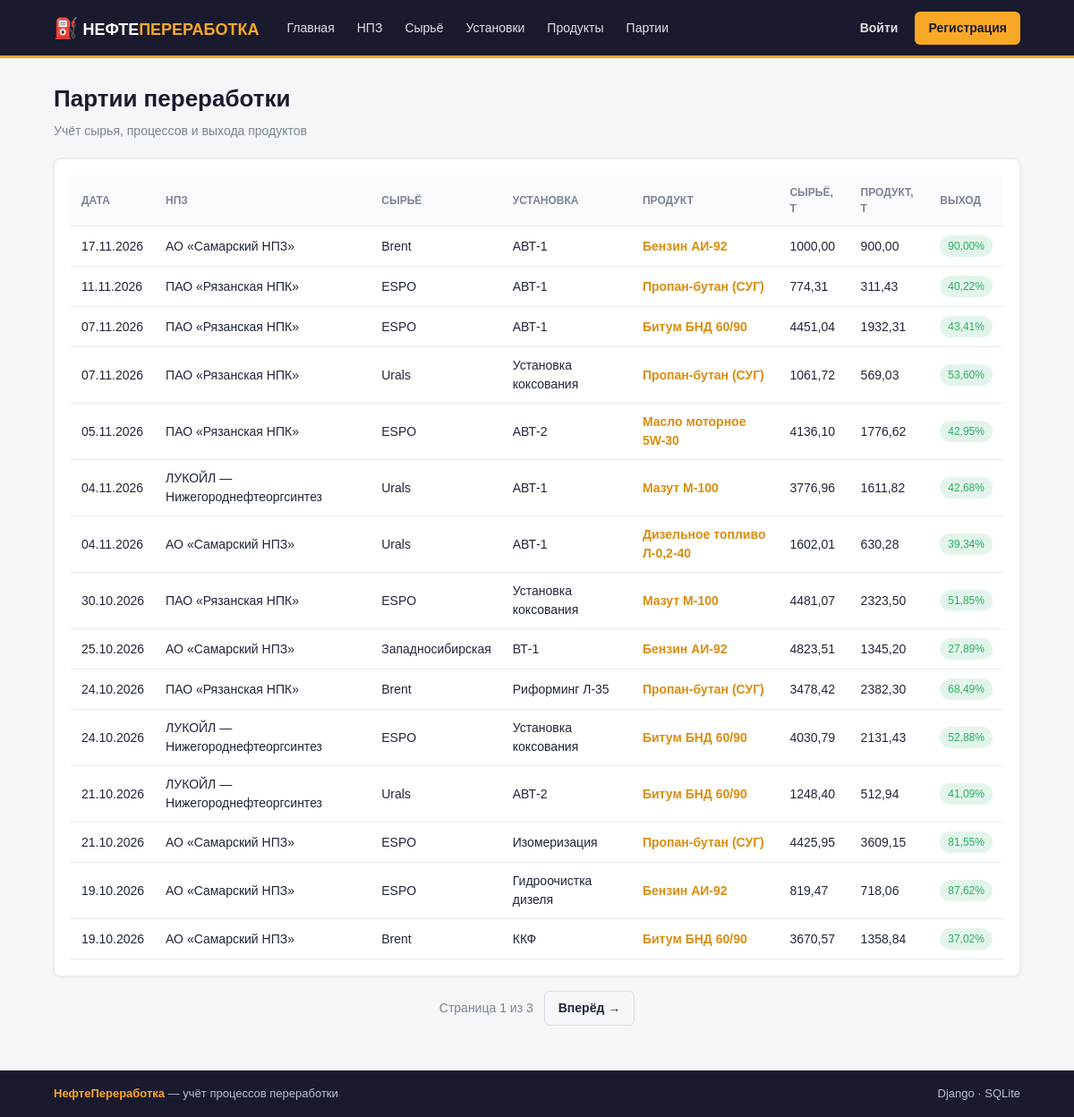
The app's page /batches/ with its own data.
### refining/models.py (models this page shows, shortened)
class ProductionBatch(models.Model):
    refinery = models.ForeignKey(
        Refinery, on_delete=models.CASCADE, related_name='batches', verbose_name='НПЗ'
    )
    crude_oil = models.ForeignKey(
        CrudeOil, on_delete=models.PROTECT, related_name='batches', verbose_name='Марка нефти'
    )
    unit = models.ForeignKey(
        ProcessUnit, on_delete=models.PROTECT, related_name='batches', verbose_name='Установка'
    )
    product = models.ForeignKey(
        Product, on_delete=models.PROTECT, related_name='batches', verbose_name='Продукт'
    )
    input_volume = models.DecimalField(
        'Объём сырья, тонн', max_digits=12, decimal_places=2
    )
    output_volume = models.DecimalField(
        'Объём продукта, тонн', max_digits=12, decimal_places=2
    )
    produced_at = models.DateField('Дата переработки')
    created_by = models.ForeignKey(
        settings.AUTH_USER_MODEL,
        on_delete=models.SET_NULL,
        null=True,
        blank=True,
        related_name='batches',
        verbose_name='Добавил',
    )
    notes = models.TextField('Примечание', blank=True)
    created_at = models.DateTimeField('Создано', auto_now_add=True)
    class Meta:
        verbose_name = 'Партия переработки'
        verbose_name_plural = 'Партии переработки'
        ordering = ['-produced_at', '-created_at']
    def get_absolute_url(self):
        return reverse('refining:batch_detail', args=[self.pk])
    @property
    def yield_percent(self):
        if self.input_volume and self.input_volume > 0:
            return round(float(self.output_volume) / float(self.input_volume) * 100, 2)
        return 0

class Refinery(models.Model):
    name = models.CharField('Название', max_length=150, unique=True)
    location = models.CharField('Местоположение', max_length=150)
    capacity = models.PositiveIntegerField(
        'Мощность, млн тонн/год', help_text='Проектная мощность по переработке сырой нефти'
    )
    founded = models.PositiveSmallIntegerField('Год пуска', null=True, blank=True)
    description = models.TextField('Описание', blank=True)
    class Meta:
        verbose_name = 'НПЗ'
        verbose_name_plural = 'Нефтеперерабатывающие заводы'
        ordering = ['name']

class CrudeOil(models.Model):
    name = models.CharField('Марка нефти', max_length=100, unique=True)
    density = models.DecimalField('Плотность, кг/м³', max_digits=7, decimal_places=1)
    sulfur = models.DecimalField('Содержание серы, %', max_digits=4, decimal_places=2)
    api_gravity = models.DecimalField('API-плотность', max_digits=5, decimal_places=1, blank=True, null=True)
    description = models.TextField('Описание', blank=True)
    class Meta:
        verbose_name = 'Марка нефти'
        verbose_name_plural = 'Марки сырой нефти'
        ordering = ['name']

class ProcessUnit(models.Model):
    PROCESS_TYPES = [
        ('CDU', 'Атмосферная перегонка (АВТ)'),
        ('VDU', 'Вакуумная перегонка'),
        ('FCC', 'Каталитический крекинг'),
        ('HYDRO', 'Гидроочистка'),
        ('REFORM', 'Каталитический риформинг'),
        ('COKING', 'Коксование'),
        ('ISOM', 'Изомеризация'),
    ]
    refinery = models.ForeignKey(
        Refinery, on_delete=models.CASCADE, related_name='units', verbose_name='НПЗ'
    )
    name = models.CharField('Название установки', max_length=150)
    process_type = models.CharField('Тип процесса', max_length=10, choices=PROCESS_TYPES)
    capacity = models.PositiveIntegerField('Мощность, тыс. тонн/год')
    commissioned = models.PositiveSmallIntegerField('Год ввода', null=True, blank=True)
    class Meta:
        verbose_name = 'Установка'
        verbose_name_plural = 'Технологические установки'
        ordering = ['refinery', 'name']

class Product(models.Model):
    CATEGORY_CHOICES = [
        ('FUEL', 'Моторное топливо'),
        ('DIESEL', 'Дизельное топливо'),
        ('JET', 'Авиационный керосин'),
        ('FUEL_OIL', 'Топочный мазут'),
        ('LUBE', 'Смазочные материалы'),
        ('BITUMEN', 'Битум'),
        ('PETROCHEM', 'Нефтехимия'),
        ('GAS', 'Сжиженные газы'),
    ]
    name = models.CharField('Название продукта', max_length=150, unique=True)
    category = models.CharField('Категория', max_length=12, choices=CATEGORY_CHOICES)
    density = models.DecimalField(
        'Плотность, кг/м³', max_digits=7, decimal_places=1, blank=True, null=True
    )
    description = models.TextField('Описание', blank=True)
    class Meta:
        verbose_name = 'Нефтепродукт'
        verbose_name_plural = 'Нефтепродукты'
        ordering = ['name']

### refining/views.py (the view)
# urls.py: path('batches/', views.BatchListView.as_view(), name='batch_list'),
class BatchListView(ListView):
    model = ProductionBatch
    template_name = 'refining/batch_list.html'
    context_object_name = 'batches'
    paginate_by = 15
    queryset = ProductionBatch.objects.select_related(
        'refinery', 'crude_oil', 'unit', 'product'
    )

### templates/refining/batch_list.html (shortened to what this page needs)
{% extends 'refining/base.html' %}
{% block content %}
<div class="page-header">
    <div>
        <h1>Партии переработки</h1>
        <p class="muted">Учёт сырья, процессов и выхода продуктов</p>
    </div>
</div>
<section class="card">
    <div class="table-wrap">
        <table class="table">
            <thead>
                <tr>
                    <th>Дата</th><th>НПЗ</th><th>Сырьё</th><th>Установка</th>
                    <th>Продукт</th><th>Сырьё, т</th><th>Продукт, т</th><th>Выход</th>
                </tr>
            </thead>
            <tbody>
                {% for b in batches %}
                <tr>
                    <td>{{ b.produced_at|date:"d.m.Y" }}</td>
                    <td>{{ b.refinery.name }}</td>
                    <td>{{ b.crude_oil.name }}</td>
                    <td>{{ b.unit.name }}</td>
                    <td><a href="{{ b.get_absolute_url }}"><strong>{{ b.product.name }}</strong></a></td>
                    <td>{{ b.input_volume|floatformat:2 }}</td>
                    <td>{{ b.output_volume|floatformat:2 }}</td>
                    <td><span class="badge badge-green">{{ b.yield_percent|floatformat:2 }}%</span></td>
                </tr>
                {% empty %}
                <tr><td colspan="8" class="muted">Партий пока нет.</td></tr>
                {% endfor %}
            </tbody>
        </table>
    </div>
</section>
{% if is_paginated %}
<div class="pagination">
    <span class="muted">Страница {{ page_obj.number }} из {{ page_obj.paginator.num_pages }}</span>
    {% if page_obj.has_next %}
        <a href="?page={{ page_obj.next_page_number }}" class="btn btn-outline">Вперёд →</a>
    {% endif %}
</div>
{% endif %}
{% endblock %}

### templates/refining/base.html (style rules this page uses)
body { font-family: Arial, sans-serif; margin: 0; background: #f4f6f8; color: #202739; line-height: 1.5; }
a { color: #d98d10; text-decoration: none; }
.page-header { display: flex; justify-content: space-between; align-items: center; gap: 14px; margin-bottom: 20px; flex-wrap: wrap; }
h1 { font-size: 26px; margin: 0 0 6px; color: #1a1a2e; }
.muted { color: #7b8494; font-size: 14px; margin: 0; }
.btn { display: inline-block; padding: 8px 15px; border: 0; border-radius: 6px; background: #f9a826; color: #1a1a2e; font-size: 14px; font-weight: bold; text-decoration: none; cursor: pointer; font-family: inherit; }
.btn-outline { background: transparent; border: 1px solid #d8dee9; color: #202739; }
.card { background: #fff; border: 1px solid #e6eaf0; border-radius: 8px; padding: 18px; margin-bottom: 16px; box-shadow: 0 1px 4px rgba(0,0,0,.06); }
.table-wrap { overflow-x: auto; }
table { width: 100%; border-collapse: collapse; font-size: 14px; }
th { text-align: left; padding: 10px 12px; background: #f8fafc; color: #7b8494; font-size: 12px; text-transform: uppercase; border-bottom: 1px solid #e6eaf0; }
td { padding: 10px 12px; border-bottom: 1px solid #e6eaf0; }
.badge { display: inline-block; padding: 3px 9px; border-radius: 999px; font-size: 12px; }
.badge-green { background: rgba(39,174,96,.13); color: #27ae60; }
.pagination { display: flex; align-items: center; justify-content: center; gap: 12px; }

### records on screen
ProductionBatch: produced_at "17.11.2026", refinery.name "АО «Самарский НПЗ»", crude_oil.name "Brent", unit.name "АВТ-1", product.name "Бензин АИ-92", input_volume "1000,00", output_volume "900,00", yield_percent "90,00"
ProductionBatch: produced_at "11.11.2026", refinery.name "ПАО «Рязанская НПК»", crude_oil.name "ESPO", unit.name "АВТ-1", product.name "Пропан-бутан (СУГ)", input_volume "774,31", output_volume "311,43", yield_percent "40,22"
ProductionBatch: produced_at "07.11.2026", refinery.name "ПАО «Рязанская НПК»", crude_oil.name "ESPO", unit.name "АВТ-1", product.name "Битум БНД 60/90", input_volume "4451,04", output_volume "1932,31", yield_percent "43,41"
ProductionBatch: produced_at "07.11.2026", refinery.name "ПАО «Рязанская НПК»", crude_oil.name "Urals", unit.name "Установка коксования", product.name "Пропан-бутан (СУГ)", input_volume "1061,72", output_volume "569,03", yield_percent "53,60"
ProductionBatch: produced_at "05.11.2026", refinery.name "ПАО «Рязанская НПК»", crude_oil.name "ESPO", unit.name "АВТ-2", product.name "Масло моторное 5W-30", input_volume "4136,10", output_volume "1776,62", yield_percent "42,95"
ProductionBatch: produced_at "04.11.2026", refinery.name "ЛУКОЙЛ — Нижегороднефтеоргсинтез", crude_oil.name "Urals", unit.name "АВТ-1", product.name "Мазут М-100", input_volume "3776,96", output_volume "1611,82", yield_percent "42,68"
ProductionBatch: produced_at "04.11.2026", refinery.name "АО «Самарский НПЗ»", crude_oil.name "Urals", unit.name "АВТ-1", product.name "Дизельное топливо Л-0,2-40", input_volume "1602,01", output_volume "630,28", yield_percent "39,34"
ProductionBatch: produced_at "30.10.2026", refinery.name "ПАО «Рязанская НПК»", crude_oil.name "ESPO", unit.name "Установка коксования", product.name "Мазут М-100", input_volume "4481,07", output_volume "2323,50", yield_percent "51,85"
ProductionBatch: produced_at "25.10.2026", refinery.name "АО «Самарский НПЗ»", crude_oil.name "Западносибирская", unit.name "ВТ-1", product.name "Бензин АИ-92", input_volume "4823,51", output_volume "1345,20", yield_percent "27,89"
ProductionBatch: produced_at "24.10.2026", refinery.name "ПАО «Рязанская НПК»", crude_oil.name "Brent", unit.name "Риформинг Л-35", product.name "Пропан-бутан (СУГ)", input_volume "3478,42", output_volume "2382,30", yield_percent "68,49"
ProductionBatch: produced_at "24.10.2026", refinery.name "ЛУКОЙЛ — Нижегороднефтеоргсинтез", crude_oil.name "ESPO", unit.name "Установка коксования", product.name "Битум БНД 60/90", input_volume "4030,79", output_volume "2131,43", yield_percent "52,88"
ProductionBatch: produced_at "21.10.2026", refinery.name "ЛУКОЙЛ — Нижегороднефтеоргсинтез", crude_oil.name "Urals", unit.name "АВТ-2", product.name "Битум БНД 60/90", input_volume "1248,40", output_volume "512,94", yield_percent "41,09"
ProductionBatch: produced_at "21.10.2026", refinery.name "АО «Самарский НПЗ»", crude_oil.name "ESPO", unit.name "Изомеризация", product.name "Пропан-бутан (СУГ)", input_volume "4425,95", output_volume "3609,15", yield_percent "81,55"
ProductionBatch: produced_at "19.10.2026", refinery.name "АО «Самарский НПЗ»", crude_oil.name "ESPO", unit.name "Гидроочистка дизеля", product.name "Бензин АИ-92", input_volume "819,47", output_volume "718,06", yield_percent "87,62"
ProductionBatch: produced_at "19.10.2026", refinery.name "АО «Самарский НПЗ»", crude_oil.name "Brent", unit.name "ККФ", product.name "Битум БНД 60/90", input_volume "3670,57", output_volume "1358,84", yield_percent "37,02"

### other values on screen
{{ page_obj.number }} "1"
{{ page_obj.paginator.num_pages }} "3"
